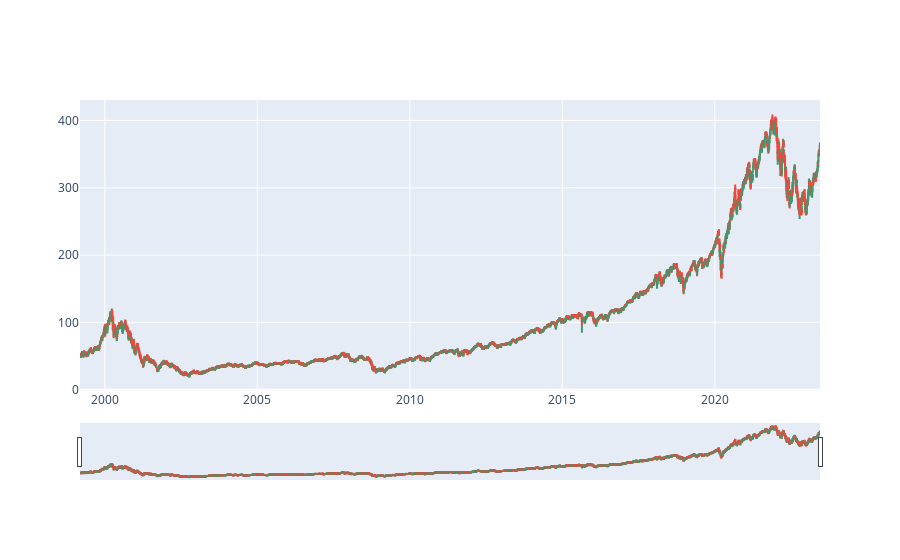

This figure's notebook cell:
### Code cell
candle_fig.update_yaxes()

### Figure 1 — Plotly figure (JSON) as saved in the notebook; plotly's stock layout.template omitted (floating-point values rounded to 4 significant figures; data arrays with more than 128 entries replaced by an {"elided": "..."} marker saying what was removed)
{"data": [{"close": {"elided": "6107 float values"}, "high": {"elided": "6107 float values"}, "low": {"elided": "6107 float values"}, "open": {"elided": "6107 float values"}, "type": "candlestick", "x": {"elided": "6107 str values"}}], "layout": {}}
